Frame 1 (no input): blank canvas, image omitted
Frame 60 (the mouse pressed at the canvas centre just before this capture): blank canvas, image omitted
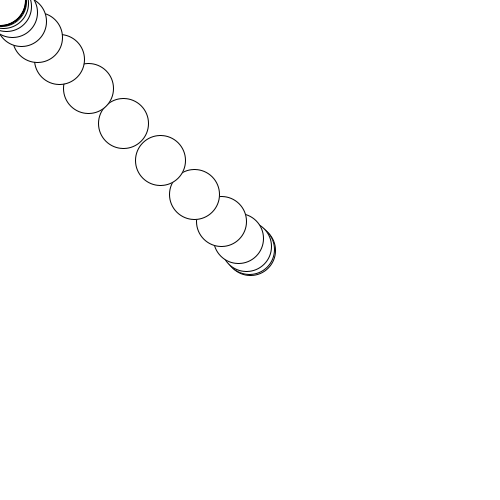
Frame 120 (the mouse held since frame 60 and released just before this capture)

The Processing sketch whose frames 1 and 60 were blank and that drew this single picture after the mouse press (run headless with seeded random() and noise(); from frame 60 on, the mouse is pressed at the canvas centre):

// Processing sketch: Flock04
// ── Flock04.pde
float[] x, y;
//float hue = 0;

void setup() {
  size(500, 500);
  x = new float[100];
  y = new float[100];
  //colorMode(HSB);
}

void draw() {
  background(255);
  //fill(hue, 255, 255);
  //hue = (hue + 1) % 256;
  int n = x.length;
  x[0] = mouseX;
  y[0] = mouseY;
  ellipse(x[0], y[0], 50, 50);
  for (int i = 1; i < n; i++) {
    x[i] += 0.1*(x[i-1] - x[i]);
    //x[i] += 0.9*(x[i-1] - x[i]);
    //x[i] += random(0,1)*(x[i-1] - x[i]);
    y[i] += 0.1*(y[i-1] - y[i]);
    ellipse(x[i], y[i], 50, 50);
  }
}
